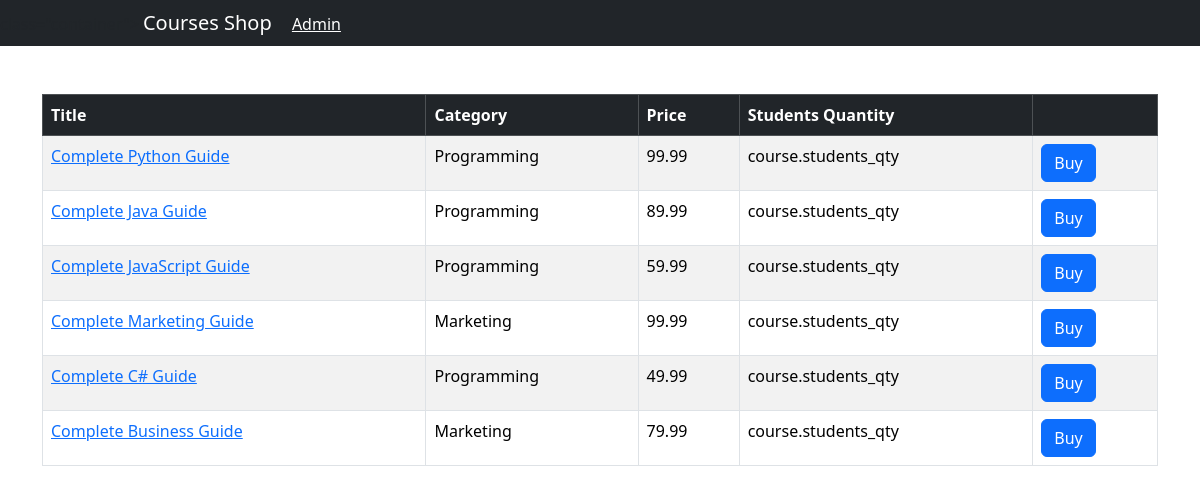
The page / on the database its author committed.
### shop/models.py (models this page shows, shortened)
class Course(models.Model):
    DoesNotExist = None
    objects = None
    title = models.CharField(max_length=300)
    price = models.FloatField()
    students_qty = models.IntegerField()
    reviews_qty = models.IntegerField()
    category = models.ForeignKey(Category, on_delete=models.CASCADE)
    created_at = models.DateTimeField(default=timezone.now)

class Category(models.Model):
    objects = None
    title = models.CharField(max_length=255)
    created_at = models.DateTimeField(default=timezone.now)
    def __str__(self):
        return self.title

### shop/views.py (the view)
# urls.py: path('', views.index, name='index'),
def index(request):
    courses = Course.objects.all()
    return render(request, 'shop/courses.html',{'courses': courses})

### templates/shop/courses.html (shortened to what this page needs)
{% extends 'base.html' %}
{% block content %}
<table class="table mt-5  table-bordered  table-striped table-hover">
    <thead class="table-dark">
        <tr>
            <th>Title</th>
            <th>Category</th>
            <th>Price</th>
            <th>Students Quantity</th>
            <th></th>
        </tr>
    </thead>
    <tbody>
        {% for course in courses %}
        <tr>
            <td>
                <a href={% url "shop:single_course" course.id %}>{{ course.title }}</a>
            </td>
            <td>{{course.category }}</td>
            <td>{{ course.price }}</td>
            <td>course.students_qty </td>
            <td><button class="btn btn-primary">Buy</button></td>
        </tr>
        {% endfor %}
    </tbody>
</table>
{% endblock %}

### templates/base.html (shortened to what this page needs)
<!DOCTYPE html>
<html lang="en">
<head>
    <link href="https://cdn.jsdelivr.net/npm/bootstrap@5.3.1/dist/css/bootstrap.min.css" rel="stylesheet">
</head>
<body>
    <nav class="navbar navbar-dark bg-dark">
        <div>class="container">
            <a href={% url "shop:index" %} class="navbar-brand">Courses Shop</a>
            <span class="navbar-text">
                <a href="/admin/" class="me-2" target="_blank">Admin</a>
            </span>
        </div>
    </nav>
    <main class="container">
        {% block content %}
        {% endblock%}
    </main>
</body>
</html>

### rows shown on the page
Course: title "Complete Python Guide", category "Programming", price "99.99"
Course: title "Complete Java Guide", category "Programming", price "89.99"
Course: title "Complete JavaScript Guide", category "Programming", price "59.99"
Course: title "Complete Marketing Guide", category "Marketing", price "99.99"
Course: title "Complete C# Guide", category "Programming", price "49.99"
Course: title "Complete Business Guide", category "Marketing", price "79.99"
